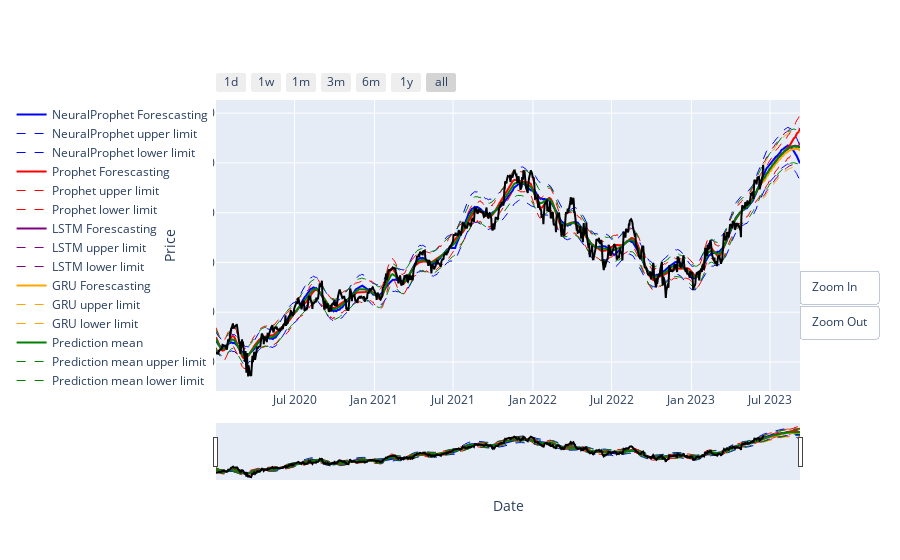

The notebook cell this image was saved under:
### Code cell
f_limit = f.tail(num_predictions)

fig = go.Figure()

fig.add_trace(go.Scatter(
    x=f["Date"],
    y=f["y_neural"],
    name="NeuralProphet Forescasting",
    line=dict(color='blue', width=2)
))
fig.add_trace(go.Scatter(
    x=f["Date"],
    y=f["y_neural_upper"],
    name="NeuralProphet upper limit",
    line=dict(color='blue', width=1, dash='dash'),
))
fig.add_trace(go.Scatter(
    x=f["Date"],
    y=f["y_neural_lower"],
    name="NeuralProphet lower limit",
    line=dict(color='blue', width=1, dash='dash'),
))


fig.add_trace(go.Scatter(
    x=f["Date"],
    y=f["y_pro"],
    name="Prophet Forescasting",
    line=dict(color='red', width=2)
))
fig.add_trace(go.Scatter(
    x=f["Date"],
    y=f["y_pro_upper"],
    name="Prophet upper limit",
    line=dict(color='red', width=1, dash='dash'),
))
fig.add_trace(go.Scatter(
    x=f["Date"],
    y=f["y_pro_lower"],
    name="Prophet lower limit",
    line=dict(color='red', width=1, dash='dash'),
))

fig.add_trace(go.Scatter(
    x=f_limit["Date"],
    y=f_limit["y_lstm"],
    name="LSTM Forescasting",
    line=dict(color='purple', width=2)
))
fig.add_trace(go.Scatter(
    x=f_limit["Date"],
    y=f_limit["y_lstm_upper"],
    name="LSTM upper limit",
    line=dict(color='purple', width=1, dash='dash'),
))
fig.add_trace(go.Scatter(
    x=f_limit["Date"],
    y=f_limit["y_lstm_lower"],
    name="LSTM lower limit",
    line=dict(color='purple', width=1, dash='dash'),
))

fig.add_trace(go.Scatter(
    x=f_limit["Date"],
    y=f_limit["y_gru"],
    name="GRU Forescasting",
    line=dict(color='orange', width=2)
))
fig.add_trace(go.Scatter(
    x=f_limit["Date"],
    y=f_limit["y_gru_upper"],
    name="GRU upper limit",
    line=dict(color='orange', width=1, dash='dash'),
))
fig.add_trace(go.Scatter(
    x=f_limit["Date"],
    y=f_limit["y_gru_lower"],
    name="GRU lower limit",
    line=dict(color='orange', width=1, dash='dash'),
))




fig.add_trace(go.Scatter(
    x=f["Date"],
    y=f["y_predict"],
    name="Prediction mean",
    line=dict(color='green', width=2)
))
fig.add_trace(go.Scatter(
    x=f["Date"],
    y=f["y_predict_upper"],
    name="Prediction mean upper limit",
    line=dict(color='green', width=1, dash='dash'),
))
fig.add_trace(go.Scatter(
    x=f["Date"],
    y=f["y_predict_lower"],
    name="Prediction mean lower limit",
    line=dict(color='green', width=1, dash='dash'),
))


fig.add_trace(go.Scatter(
    x=f["Date"],
    y=f["y"],
    name="Data",
    line=dict(color='black', width=2)
))

fig.update_layout(
    xaxis_title="Date",
    yaxis_title="Price",
    legend=dict(
        orientation="v",
        yanchor="top",
        y=1,
        xanchor="left",
        x=-.35
    )
)
fig.update_layout(
    xaxis=dict(
        rangeselector=dict(
            buttons=list([
                dict(count=1,
                     label="1d",
                     step="day",
                     stepmode="backward"),
                dict(count=7,
                     label="1w",
                     step="day",
                     stepmode="backward"),
                dict(count=1,
                     label="1m",
                     step="month",
                     stepmode="backward"),
                dict(count=3,
                     label="3m",
                     step="month",
                     stepmode="backward"),
                dict(count=6,
                     label="6m",
                     step="month",
                     stepmode="backward"),
                dict(count=1,
                     label="1y",
                     step="year",
                     stepmode="backward"),
                dict(step="all")
            ])
        ),
        rangeslider=dict(
            visible=True
        ),
        type="date"
    ),
    yaxis=dict(
        autorange=True,
        type="linear"
    )
)

original_y_range = [f["y"].min(), f["y"].max()]


fig.update_layout(
    updatemenus=[
        dict(
            type="buttons",
            buttons=[
                dict(
                    label="Zoom In",
                    method="relayout",
                    args=[
                        {"yaxis.range": [fig.data[7].y.min(), fig.data[7].y.max()]}
                    ]
                ),
                dict(
                    label="Zoom Out",
                    method="relayout",
                    args=[
                        {"yaxis.range": original_y_range}
                    ]
                )
            ],
            active=-1,
            showactive=False,
            direction="up",
            pad={"r": 10, "t": 10},
            x=1.15,
            y=0.45
        )
    ]
)

fig.show()

### Figure 1 — Plotly figure (JSON) as saved in the notebook; plotly's stock layout.template omitted (floating-point values rounded to 4 significant figures; data arrays with more than 128 entries replaced by an {"elided": "..."} marker saying what was removed)
{"data": [{"line": {"color": "blue", "width": 2}, "name": "NeuralProphet Forescasting", "type": "scatter", "x": {"elided": "931 str values"}, "y": {"elided": "931 float values"}}, {"line": {"color": "blue", "dash": "dash", "width": 1}, "name": "NeuralProphet upper limit", "type": "scatter", "x": {"elided": "931 str values"}, "y": {"elided": "931 float values"}}, {"line": {"color": "blue", "dash": "dash", "width": 1}, "name": "NeuralProphet lower limit", "type": "scatter", "x": {"elided": "931 str values"}, "y": {"elided": "931 float values"}}, {"line": {"color": "red", "width": 2}, "name": "Prophet Forescasting", "type": "scatter", "x": {"elided": "931 str values"}, "y": {"elided": "931 float values"}}, {"line": {"color": "red", "dash": "dash", "width": 1}, "name": "Prophet upper limit", "type": "scatter", "x": {"elided": "931 str values"}, "y": {"elided": "931 float values"}}, {"line": {"color": "red", "dash": "dash", "width": 1}, "name": "Prophet lower limit", "type": "scatter", "x": {"elided": "931 str values"}, "y": {"elided": "931 float values"}}, {"line": {"color": "purple", "width": 2}, "name": "LSTM Forescasting", "type": "scatter", "x": ["2023-06-15T00:00:00", "2023-06-16T00:00:00", "2023-06-19T00:00:00", "2023-06-20T00:00:00", "2023-06-21T00:00:00", "2023-06-22T00:00:00", "2023-06-23T00:00:00", "2023-06-26T00:00:00", "2023-06-27T00:00:00", "2023-06-28T00:00:00", "2023-06-29T00:00:00", "2023-06-30T00:00:00", "2023-07-03T00:00:00", "2023-07-04T00:00:00", "2023-07-05T00:00:00", "2023-07-06T00:00:00", "2023-07-07T00:00:00", "2023-07-10T00:00:00", "2023-07-11T00:00:00", "2023-07-12T00:00:00", "2023-07-13T00:00:00", "2023-07-14T00:00:00", "2023-07-17T00:00:00", "2023-07-18T00:00:00", "2023-07-19T00:00:00", "2023-07-20T00:00:00", "2023-07-21T00:00:00", "2023-07-24T00:00:00", "2023-07-25T00:00:00", "2023-07-26T00:00:00", "2023-07-27T00:00:00", "2023-07-28T00:00:00", "2023-07-31T00:00:00", "2023-08-01T00:00:00", "2023-08-02T00:00:00", "2023-08-03T00:00:00", "2023-08-04T00:00:00", "2023-08-07T00:00:00", "2023-08-08T00:00:00", "2023-08-09T00:00:00", "2023-08-10T00:00:00", "2023-08-11T00:00:00", "2023-08-14T00:00:00", "2023-08-15T00:00:00", "2023-08-16T00:00:00", "2023-08-17T00:00:00", "2023-08-18T00:00:00", "2023-08-21T00:00:00", "2023-08-22T00:00:00", "2023-08-23T00:00:00", "2023-08-24T00:00:00", "2023-08-25T00:00:00", "2023-08-28T00:00:00", "2023-08-29T00:00:00", "2023-08-30T00:00:00", "2023-08-31T00:00:00", "2023-09-01T00:00:00", "2023-09-04T00:00:00", "2023-09-05T00:00:00", "2023-09-06T00:00:00", "2023-09-07T00:00:00", "2023-09-08T00:00:00"], "y": [332.8, 333.8, 334.8, 335.8, 336.8, 337.9, 338.9, 339.8, 340.8, 341.7, 342.7, 343.6, 344.5, 345.3, 346.1, 347.0, 347.9, 348.7, 349.5, 350.3, 351.1, 351.9, 352.7, 353.4, 354.1, 354.9, 355.6, 356.3, 357.0, 357.7, 358.4, 359.1, 359.7, 360.3, 360.9, 361.5, 362.1, 362.7, 363.1, 363.5, 364.0, 364.5, 365.0, 365.3, 365.5, 365.8, 366.2, 366.6, 366.6, 366.5, 366.6, 366.9, 367.2, 366.9, 366.7, 366.5, 366.7, 366.8, 366.4, 365.9, 365.7, 365.7]}, {"line": {"color": "purple", "dash": "dash", "width": 1}, "name": "LSTM upper limit", "type": "scatter", "x": ["2023-06-15T00:00:00", "2023-06-16T00:00:00", "2023-06-19T00:00:00", "2023-06-20T00:00:00", "2023-06-21T00:00:00", "2023-06-22T00:00:00", "2023-06-23T00:00:00", "2023-06-26T00:00:00", "2023-06-27T00:00:00", "2023-06-28T00:00:00", "2023-06-29T00:00:00", "2023-06-30T00:00:00", "2023-07-03T00:00:00", "2023-07-04T00:00:00", "2023-07-05T00:00:00", "2023-07-06T00:00:00", "2023-07-07T00:00:00", "2023-07-10T00:00:00", "2023-07-11T00:00:00", "2023-07-12T00:00:00", "2023-07-13T00:00:00", "2023-07-14T00:00:00", "2023-07-17T00:00:00", "2023-07-18T00:00:00", "2023-07-19T00:00:00", "2023-07-20T00:00:00", "2023-07-21T00:00:00", "2023-07-24T00:00:00", "2023-07-25T00:00:00", "2023-07-26T00:00:00", "2023-07-27T00:00:00", "2023-07-28T00:00:00", "2023-07-31T00:00:00", "2023-08-01T00:00:00", "2023-08-02T00:00:00", "2023-08-03T00:00:00", "2023-08-04T00:00:00", "2023-08-07T00:00:00", "2023-08-08T00:00:00", "2023-08-09T00:00:00", "2023-08-10T00:00:00", "2023-08-11T00:00:00", "2023-08-14T00:00:00", "2023-08-15T00:00:00", "2023-08-16T00:00:00", "2023-08-17T00:00:00", "2023-08-18T00:00:00", "2023-08-21T00:00:00", "2023-08-22T00:00:00", "2023-08-23T00:00:00", "2023-08-24T00:00:00", "2023-08-25T00:00:00", "2023-08-28T00:00:00", "2023-08-29T00:00:00", "2023-08-30T00:00:00", "2023-08-31T00:00:00", "2023-09-01T00:00:00", "2023-09-04T00:00:00", "2023-09-05T00:00:00", "2023-09-06T00:00:00", "2023-09-07T00:00:00", "2023-09-08T00:00:00"], "y": [349.5, 350.5, 351.5, 352.6, 353.7, 354.8, 355.8, 356.8, 357.8, 358.8, 359.8, 360.8, 361.7, 362.6, 363.4, 364.4, 365.3, 366.2, 367.0, 367.8, 368.7, 369.5, 370.3, 371.1, 371.8, 372.6, 373.4, 374.2, 374.9, 375.6, 376.3, 377.0, 377.7, 378.3, 378.9, 379.6, 380.2, 380.8, 381.3, 381.7, 382.2, 382.8, 383.3, 383.5, 383.7, 384.1, 384.5, 384.9, 384.9, 384.9, 385.0, 385.3, 385.5, 385.3, 385.0, 384.9, 385.1, 385.2, 384.7, 384.2, 383.9, 384.0]}, {"line": {"color": "purple", "dash": "dash", "width": 1}, "name": "LSTM lower limit", "type": "scatter", "x": ["2023-06-15T00:00:00", "2023-06-16T00:00:00", "2023-06-19T00:00:00", "2023-06-20T00:00:00", "2023-06-21T00:00:00", "2023-06-22T00:00:00", "2023-06-23T00:00:00", "2023-06-26T00:00:00", "2023-06-27T00:00:00", "2023-06-28T00:00:00", "2023-06-29T00:00:00", "2023-06-30T00:00:00", "2023-07-03T00:00:00", "2023-07-04T00:00:00", "2023-07-05T00:00:00", "2023-07-06T00:00:00", "2023-07-07T00:00:00", "2023-07-10T00:00:00", "2023-07-11T00:00:00", "2023-07-12T00:00:00", "2023-07-13T00:00:00", "2023-07-14T00:00:00", "2023-07-17T00:00:00", "2023-07-18T00:00:00", "2023-07-19T00:00:00", "2023-07-20T00:00:00", "2023-07-21T00:00:00", "2023-07-24T00:00:00", "2023-07-25T00:00:00", "2023-07-26T00:00:00", "2023-07-27T00:00:00", "2023-07-28T00:00:00", "2023-07-31T00:00:00", "2023-08-01T00:00:00", "2023-08-02T00:00:00", "2023-08-03T00:00:00", "2023-08-04T00:00:00", "2023-08-07T00:00:00", "2023-08-08T00:00:00", "2023-08-09T00:00:00", "2023-08-10T00:00:00", "2023-08-11T00:00:00", "2023-08-14T00:00:00", "2023-08-15T00:00:00", "2023-08-16T00:00:00", "2023-08-17T00:00:00", "2023-08-18T00:00:00", "2023-08-21T00:00:00", "2023-08-22T00:00:00", "2023-08-23T00:00:00", "2023-08-24T00:00:00", "2023-08-25T00:00:00", "2023-08-28T00:00:00", "2023-08-29T00:00:00", "2023-08-30T00:00:00", "2023-08-31T00:00:00", "2023-09-01T00:00:00", "2023-09-04T00:00:00", "2023-09-05T00:00:00", "2023-09-06T00:00:00", "2023-09-07T00:00:00", "2023-09-08T00:00:00"], "y": [316.2, 317.1, 318.0, 319.1, 320.0, 321.1, 321.9, 322.8, 323.7, 324.6, 325.6, 326.4, 327.3, 328.1, 328.8, 329.7, 330.5, 331.3, 332.0, 332.7, 333.5, 334.3, 335.0, 335.7, 336.4, 337.2, 337.9, 338.5, 339.2, 339.8, 340.5, 341.1, 341.7, 342.3, 342.8, 343.4, 344.0, 344.5, 345.0, 345.3, 345.8, 346.3, 346.8, 347.0, 347.2, 347.5, 347.9, 348.2, 348.2, 348.2, 348.3, 348.6, 348.8, 348.6, 348.3, 348.2, 348.4, 348.5, 348.1, 347.6, 347.4, 347.4]}, {"line": {"color": "orange", "width": 2}, "name": "GRU Forescasting", "type": "scatter", "x": ["2023-06-15T00:00:00", "2023-06-16T00:00:00", "2023-06-19T00:00:00", "2023-06-20T00:00:00", "2023-06-21T00:00:00", "2023-06-22T00:00:00", "2023-06-23T00:00:00", "2023-06-26T00:00:00", "2023-06-27T00:00:00", "2023-06-28T00:00:00", "2023-06-29T00:00:00", "2023-06-30T00:00:00", "2023-07-03T00:00:00", "2023-07-04T00:00:00", "2023-07-05T00:00:00", "2023-07-06T00:00:00", "2023-07-07T00:00:00", "2023-07-10T00:00:00", "2023-07-11T00:00:00", "2023-07-12T00:00:00", "2023-07-13T00:00:00", "2023-07-14T00:00:00", "2023-07-17T00:00:00", "2023-07-18T00:00:00", "2023-07-19T00:00:00", "2023-07-20T00:00:00", "2023-07-21T00:00:00", "2023-07-24T00:00:00", "2023-07-25T00:00:00", "2023-07-26T00:00:00", "2023-07-27T00:00:00", "2023-07-28T00:00:00", "2023-07-31T00:00:00", "2023-08-01T00:00:00", "2023-08-02T00:00:00", "2023-08-03T00:00:00", "2023-08-04T00:00:00", "2023-08-07T00:00:00", "2023-08-08T00:00:00", "2023-08-09T00:00:00", "2023-08-10T00:00:00", "2023-08-11T00:00:00", "2023-08-14T00:00:00", "2023-08-15T00:00:00", "2023-08-16T00:00:00", "2023-08-17T00:00:00", "2023-08-18T00:00:00", "2023-08-21T00:00:00", "2023-08-22T00:00:00", "2023-08-23T00:00:00", "2023-08-24T00:00:00", "2023-08-25T00:00:00", "2023-08-28T00:00:00", "2023-08-29T00:00:00", "2023-08-30T00:00:00", "2023-08-31T00:00:00", "2023-09-01T00:00:00", "2023-09-04T00:00:00", "2023-09-05T00:00:00", "2023-09-06T00:00:00", "2023-09-07T00:00:00", "2023-09-08T00:00:00"], "y": [330.6, 331.6, 332.4, 333.6, 334.6, 335.6, 336.6, 337.4, 338.4, 339.3, 340.3, 341.2, 342.0, 342.9, 343.7, 344.6, 345.4, 346.2, 347.0, 347.7, 348.6, 349.4, 350.1, 350.9, 351.5, 352.4, 353.1, 353.7, 354.5, 355.1, 355.8, 356.5, 357.1, 357.7, 358.2, 358.9, 359.5, 360.0, 360.4, 360.8, 361.4, 361.9, 362.3, 362.5, 362.7, 363.1, 363.5, 363.8, 363.6, 363.6, 363.9, 364.2, 364.4, 363.9, 363.6, 363.8, 363.9, 364.0, 363.2, 362.9, 362.8, 362.9]}, {"line": {"color": "orange", "dash": "dash", "width": 1}, "name": "GRU upper limit", "type": "scatter", "x": ["2023-06-15T00:00:00", "2023-06-16T00:00:00", "2023-06-19T00:00:00", "2023-06-20T00:00:00", "2023-06-21T00:00:00", "2023-06-22T00:00:00", "2023-06-23T00:00:00", "2023-06-26T00:00:00", "2023-06-27T00:00:00", "2023-06-28T00:00:00", "2023-06-29T00:00:00", "2023-06-30T00:00:00", "2023-07-03T00:00:00", "2023-07-04T00:00:00", "2023-07-05T00:00:00", "2023-07-06T00:00:00", "2023-07-07T00:00:00", "2023-07-10T00:00:00", "2023-07-11T00:00:00", "2023-07-12T00:00:00", "2023-07-13T00:00:00", "2023-07-14T00:00:00", "2023-07-17T00:00:00", "2023-07-18T00:00:00", "2023-07-19T00:00:00", "2023-07-20T00:00:00", "2023-07-21T00:00:00", "2023-07-24T00:00:00", "2023-07-25T00:00:00", "2023-07-26T00:00:00", "2023-07-27T00:00:00", "2023-07-28T00:00:00", "2023-07-31T00:00:00", "2023-08-01T00:00:00", "2023-08-02T00:00:00", "2023-08-03T00:00:00", "2023-08-04T00:00:00", "2023-08-07T00:00:00", "2023-08-08T00:00:00", "2023-08-09T00:00:00", "2023-08-10T00:00:00", "2023-08-11T00:00:00", "2023-08-14T00:00:00", "2023-08-15T00:00:00", "2023-08-16T00:00:00", "2023-08-17T00:00:00", "2023-08-18T00:00:00", "2023-08-21T00:00:00", "2023-08-22T00:00:00", "2023-08-23T00:00:00", "2023-08-24T00:00:00", "2023-08-25T00:00:00", "2023-08-28T00:00:00", "2023-08-29T00:00:00", "2023-08-30T00:00:00", "2023-08-31T00:00:00", "2023-09-01T00:00:00", "2023-09-04T00:00:00", "2023-09-05T00:00:00", "2023-09-06T00:00:00", "2023-09-07T00:00:00", "2023-09-08T00:00:00"], "y": [347.1, 348.1, 349.1, 350.3, 351.3, 352.4, 353.4, 354.3, 355.4, 356.3, 357.3, 358.2, 359.1, 360.0, 360.8, 361.8, 362.7, 363.5, 364.4, 365.1, 366.0, 366.9, 367.6, 368.4, 369.1, 370.0, 370.8, 371.4, 372.2, 372.8, 373.6, 374.3, 374.9, 375.6, 376.1, 376.9, 377.5, 378.0, 378.5, 378.9, 379.5, 380.0, 380.4, 380.6, 380.8, 381.2, 381.7, 382.0, 381.8, 381.8, 382.1, 382.4, 382.6, 382.1, 381.8, 382.0, 382.1, 382.2, 381.4, 381.0, 381.0, 381.0]}, {"line": {"color": "orange", "dash": "dash", "width": 1}, "name": "GRU lower limit", "type": "scatter", "x": ["2023-06-15T00:00:00", "2023-06-16T00:00:00", "2023-06-19T00:00:00", "2023-06-20T00:00:00", "2023-06-21T00:00:00", "2023-06-22T00:00:00", "2023-06-23T00:00:00", "2023-06-26T00:00:00", "2023-06-27T00:00:00", "2023-06-28T00:00:00", "2023-06-29T00:00:00", "2023-06-30T00:00:00", "2023-07-03T00:00:00", "2023-07-04T00:00:00", "2023-07-05T00:00:00", "2023-07-06T00:00:00", "2023-07-07T00:00:00", "2023-07-10T00:00:00", "2023-07-11T00:00:00", "2023-07-12T00:00:00", "2023-07-13T00:00:00", "2023-07-14T00:00:00", "2023-07-17T00:00:00", "2023-07-18T00:00:00", "2023-07-19T00:00:00", "2023-07-20T00:00:00", "2023-07-21T00:00:00", "2023-07-24T00:00:00", "2023-07-25T00:00:00", "2023-07-26T00:00:00", "2023-07-27T00:00:00", "2023-07-28T00:00:00", "2023-07-31T00:00:00", "2023-08-01T00:00:00", "2023-08-02T00:00:00", "2023-08-03T00:00:00", "2023-08-04T00:00:00", "2023-08-07T00:00:00", "2023-08-08T00:00:00", "2023-08-09T00:00:00", "2023-08-10T00:00:00", "2023-08-11T00:00:00", "2023-08-14T00:00:00", "2023-08-15T00:00:00", "2023-08-16T00:00:00", "2023-08-17T00:00:00", "2023-08-18T00:00:00", "2023-08-21T00:00:00", "2023-08-22T00:00:00", "2023-08-23T00:00:00", "2023-08-24T00:00:00", "2023-08-25T00:00:00", "2023-08-28T00:00:00", "2023-08-29T00:00:00", "2023-08-30T00:00:00", "2023-08-31T00:00:00", "2023-09-01T00:00:00", "2023-09-04T00:00:00", "2023-09-05T00:00:00", "2023-09-06T00:00:00", "2023-09-07T00:00:00", "2023-09-08T00:00:00"], "y": [314.1, 315.0, 315.8, 317.0, 317.9, 318.9, 319.8, 320.5, 321.5, 322.3, 323.3, 324.1, 324.9, 325.7, 326.5, 327.4, 328.2, 328.9, 329.7, 330.3, 331.2, 331.9, 332.6, 333.3, 334.0, 334.7, 335.5, 336.1, 336.7, 337.3, 338.0, 338.7, 339.2, 339.8, 340.3, 341.0, 341.5, 342.0, 342.4, 342.8, 343.3, 343.8, 344.2, 344.3, 344.5, 344.9, 345.3, 345.6, 345.4, 345.4, 345.7, 346.0, 346.2, 345.7, 345.5, 345.6, 345.7, 345.8, 345.1, 344.7, 344.7, 344.7]}, {"line": {"color": "green", "width": 2}, "name": "Prediction mean", "type": "scatter", "x": {"elided": "931 str values"}, "y": {"elided": "931 float values"}}, {"line": {"color": "green", "dash": "dash", "width": 1}, "name": "Prediction mean upper limit", "type": "scatter", "x": {"elided": "931 str values"}, "y": {"elided": "931 float values"}}, {"line": {"color": "green", "dash": "dash", "width": 1}, "name": "Prediction mean lower limit", "type": "scatter", "x": {"elided": "931 str values"}, "y": {"elided": "931 float values"}}, {"line": {"color": "black", "width": 2}, "name": "Data", "type": "scatter", "x": {"elided": "931 str values"}, "y": {"elided": "931 float values"}}], "layout": {"legend": {"orientation": "v", "x": -0.35, "xanchor": "left", "y": 1, "yanchor": "top"}, "updatemenus": [{"active": -1, "buttons": [{"args": [{"yaxis.range": [349.5, 385.5]}], "label": "Zoom In", "method": "relayout"}, {"args": [{"yaxis.range": [135.4, 348.1]}], "label": "Zoom Out", "method": "relayout"}], "direction": "up", "pad": {"r": 10, "t": 10}, "showactive": false, "type": "buttons", "x": 1.15, "y": 0.45}], "xaxis": {"rangeselector": {"buttons": [{"count": 1, "label": "1d", "step": "day", "stepmode": "backward"}, {"count": 7, "label": "1w", "step": "day", "stepmode": "backward"}, {"count": 1, "label": "1m", "step": "month", "stepmode": "backward"}, {"count": 3, "label": "3m", "step": "month", "stepmode": "backward"}, {"count": 6, "label": "6m", "step": "month", "stepmode": "backward"}, {"count": 1, "label": "1y", "step": "year", "stepmode": "backward"}, {"step": "all"}]}, "rangeslider": {"visible": true}, "title": {"text": "Date"}, "type": "date"}, "yaxis": {"autorange": true, "title": {"text": "Price"}, "type": "linear"}}}
